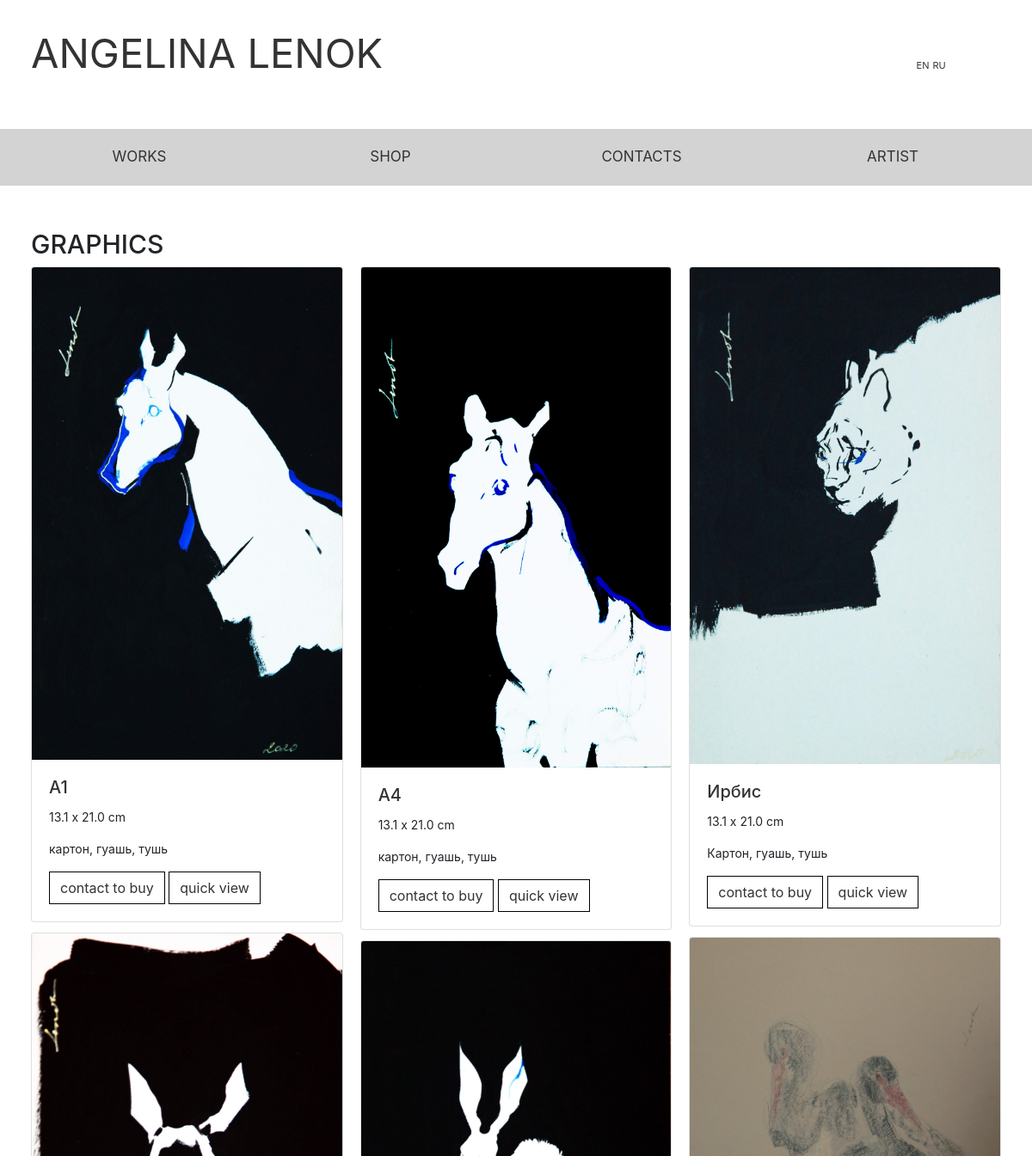
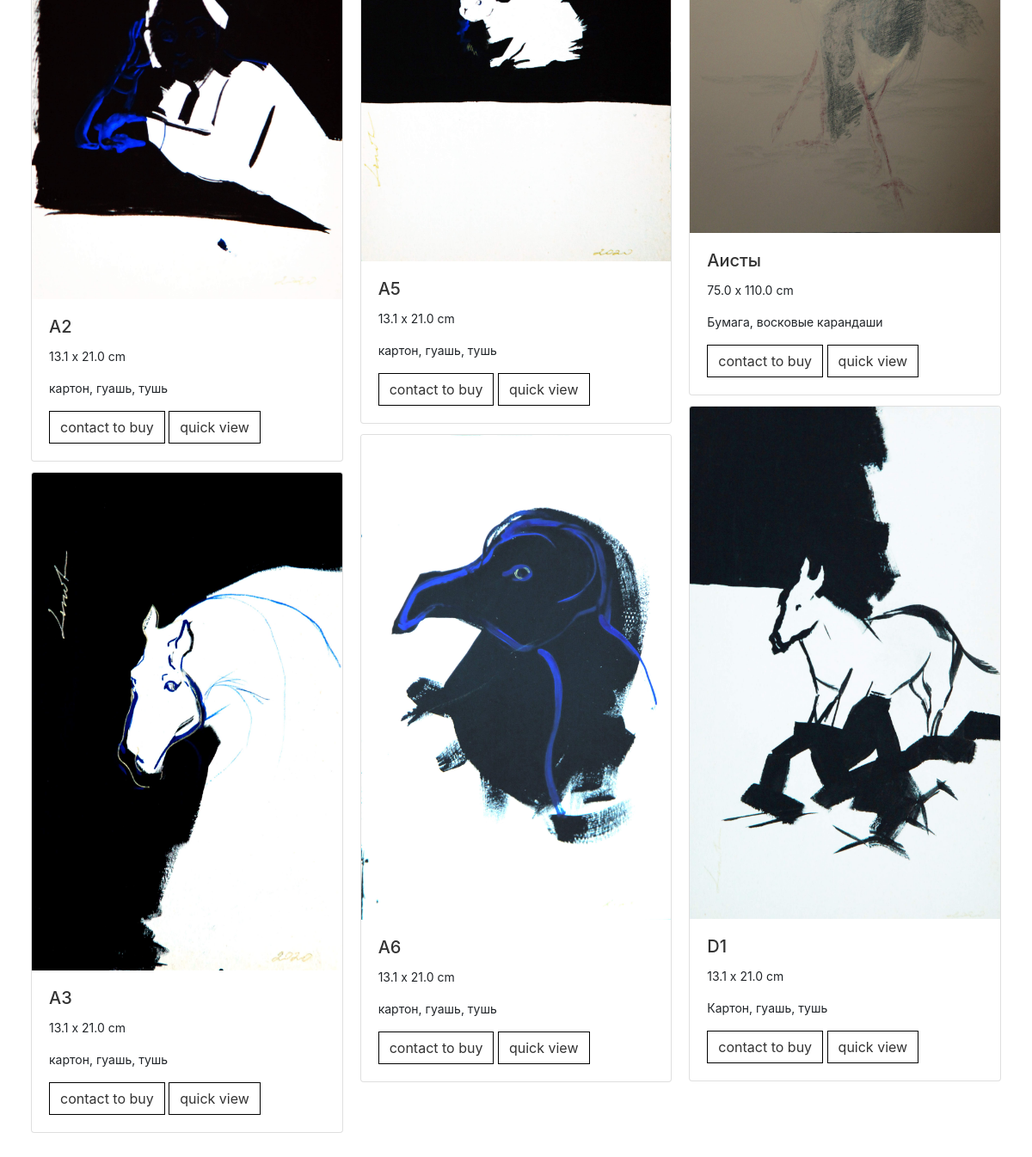
The app's page /graphics with its own data (2 pictures, top to bottom).
### catalog/models.py (models this page shows, shortened)
class Picture(models.Model):
    title = models.CharField(max_length=100)
    date = models.DateField(blank=True, null=True)
    description = models.TextField(blank=True, null=True, max_length=1000)
    height = models.FloatField(validators=[MaxValueValidator(100000)])
    width = models.FloatField(validators=[MaxValueValidator(100000)])
    materials = models.CharField(max_length=100)
    gallery = models.CharField(blank=True, null=True, max_length=100)
    price = models.DecimalField(blank=True, null=True, max_digits=10, decimal_places=2)
    is_in_works = models.BooleanField(default=False)
    is_in_color = models.BooleanField(default=False)
    is_in_graphics = models.BooleanField(default=False)
    SOLD_STATUS = (
            ('a', 'Available'),
            ('u', 'Undefined Price'), #no price, but for sale
            ('r', 'Reserved'),
            ('s', 'Sold'),
            ('n', 'NotForSale'),
    )
    status = models.CharField(
            max_length=1,
            choices=SOLD_STATUS,
            blank=True,
            default='a',
    )
    image = models.ImageField(upload_to='images')
    picture_id = models.UUIDField(primary_key=True, default=uuid.uuid4, editable=False)
    quantity = models.IntegerField(default=1)

### catalog/views.py (the view)
# urls.py: path('graphics', views.graphics, name='graphics'),
def graphics(request):
    items = Picture.objects.filter(is_in_graphics=True)
    try:
        deviceId = request.COOKIES['deviceId']
        customer, created = Customer.objects.get_or_create(deviceId=deviceId)
        order, created = Order.objects.get_or_create(customer=customer,complete=False)
        cart_num_of_items = order.orderitem_set.count()
    except:
        cart_num_of_items = 0
    context = {
            'items':items,
            'number':cart_num_of_items,
            }
    return render(request, 'catalog/graphics.html', context)

### catalog/templates/catalog/graphics.html (shortened to what this page needs)
{% extends 'catalog/main.html' %}
{% load i18n %}
{% load static %}
{% block content %}
<h1 id="sectionheader">{% trans "GRAPHICS" %}</h1>
  <div class="card-columns">
      {% for picture in items %}
          <div class="card" {% if picture.status == 'a' %}id="{{ picture.picture_id }}{% endif %}">
				    <a href="item/{{picture.picture_id}}"><img class="card-img-top" src="{{ picture.image.url }}" alt="blank image"></a>
            <div class="card-body">
              <a style="text-decoration:none; color:#333333" href="item/{{picture.picture_id}}">
								<h5 class="card-title">{{ picture.title }}</h5>
							</a>
              <p class="card-text" style="font-size: 14px;">{{ picture.width }} x {{ picture.height }} cm</p>
              <p class="card-text" style="font-size: 14px;">{{ picture.materials }}</p>
              {% if picture.status == 'u' %}
                <button id="contactbutton" class="btn rounded-0 btn-secondary update-cart" onclick="location.href='{% url "contacts" %}'" type="button">{% trans "contact to buy" %}</button>
              {% endif %}
							<button type="button" class="btn rounded-0 btn-outline-dark"
                data-toggle="modal" id="modalbutton" data-target="#modal{{ picture.picture_id }}">
								{% trans "quick view" %}
							</button>
            </div>
          </div>
      {% endfor %}
  </div>
{% endblock %}

### catalog/static/catalog/css/main.css (style rules this page uses)
html, body { height: 100%; font-family: Arial; }
#sectionheader { font-size:30px; }
#modalbutton { background-color:white; color: #333333; border: 1px solid black; }
#contactbutton { background-color:white; color: #333333; border: 1px solid black; }
.card { animation-name: fadein; animation-duration: 1.5s; }

### records on screen
Picture: image (picture), title "A1", width "13.1", height "21.0", materials "картон, гуашь, тушь"
Picture: image (picture), title "A2", width "13.1", height "21.0", materials "картон, гуашь, тушь"
Picture: image (picture), title "A3", width "13.1", height "21.0", materials "картон, гуашь, тушь"
Picture: image (picture), title "A4", width "13.1", height "21.0", materials "картон, гуашь, тушь"
Picture: image (picture), title "A5", width "13.1", height "21.0", materials "картон, гуашь, тушь"
Picture: image (picture), title "A6", width "13.1", height "21.0", materials "картон, гуашь, тушь"
Picture: image (picture), title "Ирбис", width "13.1", height "21.0", materials "Картон, гуашь, тушь"
Picture: image (picture), title "Аисты", width "75.0", height "110.0", materials "Бумага, восковые карандаши"
Picture: image (picture), title "D1", width "13.1", height "21.0", materials "Картон, гуашь, тушь"
